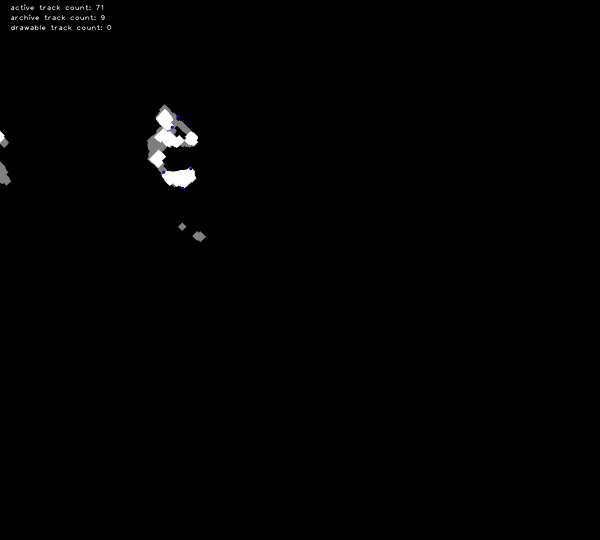
#> input picture time_difference5_8_100_drawable_100.png, 1200 x 1080 px, given in place of Oculus.mp4, which was not available (shown at 1/2 size)
$ python 'optical flow.py'
#> lines starting #> are read from the running program, lines starting #| are printed output that depends on the picture; after the words box and inside, x2 and y2 are one past the last pixel; in counts of white or black regions, pixels touching at a corner belong together; pictures that were not available may be replaced by others from this repository, and a replacement may not be noted
#!/usr/bin/env python3
# -*- coding: utf-8 -*-
"""
Created on Thu Apr 27 19:08:32 2017

@author: brad
"""
# three things we're looking for:
# 1 - heat map of common locations
# 2 - count of people per frames
# 3 - flow map of traffic
# TODO
# differentiate between new tracks and old tracks
# More intelligently deal with subtracks
# Collect settings into one place
# eliminate the notion of a tuple


#%%
import cv2
import numpy as np
import math
import sys
import pdb
import matplotlib.pyplot as plt
import matplotlib.cm as cm
import scipy.cluster.hierarchy as hac
from scipy.spatial.distance import pdist
from scipy.spatial.distance import squareform
from dtw import dtw
from time import clock


#%% Load Settings
def load_dataset( dataset, base_dir ):
    if dataset == "hallway":
        out_dir = base_dir + 'outputFiles/hallway/'
        video_file = 'hallway_cropped_long.mp4'
    if dataset == "oculus":
        out_dir = base_dir + 'outputFiles/Oculus/'
        video_file = 'pedestrian_datasets_oculus/Oculus.mp4'
    if dataset == "cafe":
        out_dir = base_dir + 'outputFiles/cafe_cropped_long_center_tracks/'
        video_file = 'cafe_cropped_center_long.mp4'
    return(out_dir, video_file)

base_dir = '/home/brad/pythonFiles/opencv_pedestrian_2/'
datasets = '/home/brad/pythonFiles/datasets/'
out_dir, video_file = load_dataset("oculus", base_dir)
cam = cv2.VideoCapture(datasets + video_file)

lk_params = dict( winSize  = (15, 15),
                  maxLevel = 2,
                  criteria = (cv2.TERM_CRITERIA_EPS | cv2.TERM_CRITERIA_COUNT, 10, 0.03))

feature_params = dict( maxCorners = 500,
                       qualityLevel = 0.3,
                       minDistance = 7,
                       blockSize = 7 )
track_len = 10
detect_interval = 25

write_every, write_frames, erode, dialate, min_l, min_dist = 50, 5, 5, 8, 100, 100
crop_frame = 1
run_name = 'time_difference'+ str(erode) + '_' + str(dialate) + '_' + str(min_l)


#%% track points in video

def anorm2(a):
    return (a*a).sum(-1)
# [4 lines left out: function draw_str, not called in this run]

def dist_between_points(p0, p1):
    return math.sqrt((p0[0] - p1[0])**2 + (p0[1] - p1[1])**2)

# [14 lines left out: functions track_is_idling, dist_from_beginning, not called in this run]

def erode_dialate(fgmask, erode, dialate):
    fgmask = cv2.morphologyEx(fgmask, cv2.MORPH_OPEN, kernel)
    fgmask = cv2.erode(fgmask, kernel,iterations = erode)
    fgmask = cv2.dilate(fgmask, kernel, iterations = dialate)
    return(fgmask)

# [6 lines left out: function get_drawable_tracks, not called in this run]

frame_idx = 0
active_tracks = []
archive_tracks = []
fgbg = cv2.createBackgroundSubtractorMOG2()
kernel = cv2.getStructuringElement(cv2.MORPH_ELLIPSE,(3,3))

while (frame_idx <= write_frames * write_every ):
    print(frame_idx)
    ret, frame = cam.read()
#> frame is the input picture: shape (1080, 1200, 3); mean B, G, R 1.7, 1.7, 1.7
    if crop_frame == 1:
        frame = frame[0:1080, 0:1200]

    frame_gray = cv2.cvtColor(frame, cv2.COLOR_BGR2GRAY)

    fgmask = fgbg.apply(frame)
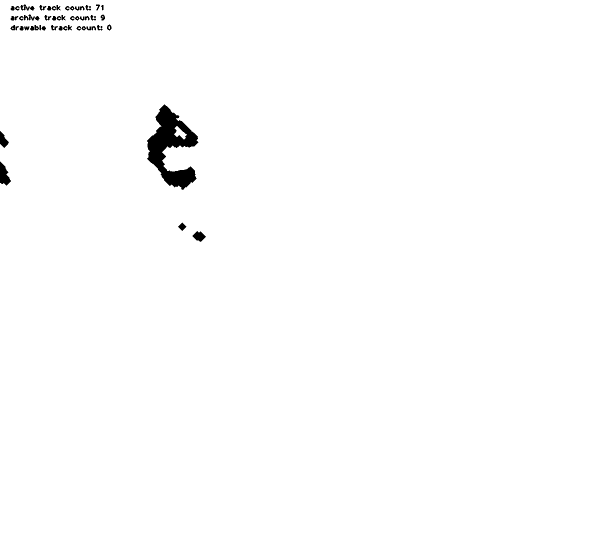
#> fgmask: shape (1080, 1200) (shown at 1/2 size); values 127 (black) and 255 (white), 99.1% white; 57 black regions (3 under 20 px), largest, box (x1, y1, x2, y2) and area: (294, 209, 397, 380) 7940, (0, 323, 22, 371) 622, (385, 462, 412, 484) 337
    fgmask = erode_dialate(fgmask, erode, dialate)
#> in erode_dialate, `fgmask = cv2.morphologyEx(fgmask, cv2.MORPH_OPEN, kernel)`: fgmask: shape (1080, 1200); values 127 (black) and 255 (white), 99.1% white; 31 black regions (3 under 20 px), largest, box (x1, y1, x2, y2) and area: (294, 209, 397, 380) 7942, (0, 323, 22, 371) 622, (385, 462, 412, 484) 337
#> in erode_dialate, `fgmask = cv2.erode(fgmask, kernel,iterations = erode)`:
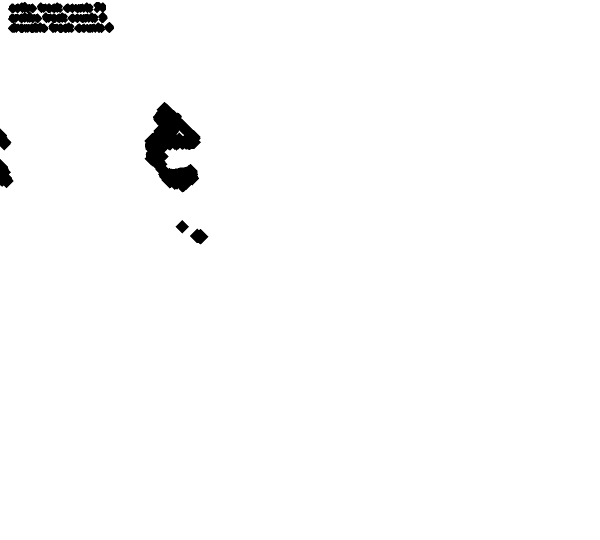
#> fgmask: shape (1080, 1200) (shown at 1/2 size); values 127 (black) and 255 (white), 98.2% white; 7 black regions, largest, box (x1, y1, x2, y2) and area: (289, 204, 402, 385) 10761, (74, 4, 228, 66) 6341, (16, 4, 97, 66) 3308
#> in erode_dialate, `fgmask = cv2.dilate(fgmask, kernel, iterations = dialate)`:
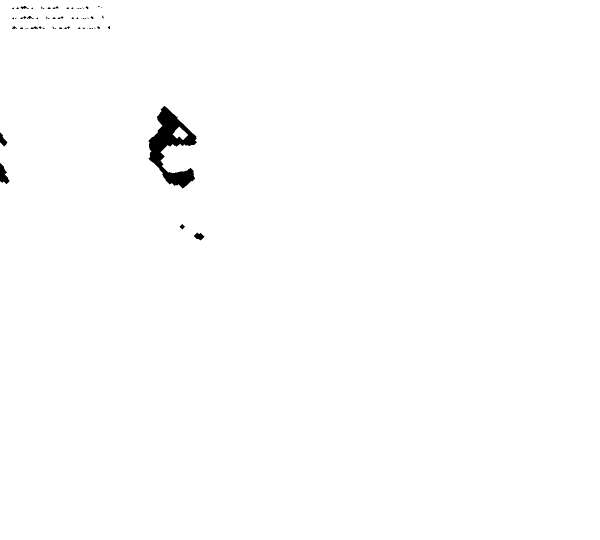
#> fgmask: shape (1080, 1200) (shown at 1/2 size); values 127 (black) and 255 (white), 99.4% white; 58 black regions (45 under 20 px), largest, box (x1, y1, x2, y2) and area: (297, 212, 394, 377) 6453, (0, 326, 19, 368) 445, (0, 265, 15, 293) 210


    vis = cv2.cvtColor(fgmask, cv2.COLOR_GRAY2BGR).copy()

    #Caclulate Optical Flow and add to existing traks
    if len(active_tracks) > 0:
        img0, img1 = prev_gray, frame_gray
        p0 = np.float32([tr[-1][0:2] for tr in active_tracks]).reshape(-1, 1, 2) #most_recent_points
        p1, st, err = cv2.calcOpticalFlowPyrLK(img0, img1, p0, None, **lk_params) #points_new_location
        p0r, st, err = cv2.calcOpticalFlowPyrLK(img1, img0, p1, None, **lk_params) #reconstructed points

        distance_old_to_reconstructed_old = abs(p0-p0r).reshape(-1, 2).max(-1)
        limiter = 1
        new_points_found = distance_old_to_reconstructed_old < limiter
        next_iteration_active = []
        for tr, (x, y), new_point_found in zip(active_tracks, p1.reshape(-1, 2), new_points_found):
            if new_point_found:
                tr.append((x, y, frame_idx))
                next_iteration_active.append(tr)
            else:
                if track_is_idling(tr):
                    archive_tracks.append(tr)
                else:
                    next_iteration_active.append(tr)

        active_tracks = next_iteration_active


    #Add new features to track
    if ( np.sum(fgmask) > 0 and frame_idx % detect_interval == 0 ):
        p = cv2.goodFeaturesToTrack(frame_gray, mask = fgmask, **feature_params)
#> p = 72 rows, first 8: [167, 56], [154, 36], [144, 16], [73, 57], [25, 57], [205, 32], [121, 57], [64, 57]
        if p is not None:
            for x, y in np.float32(p).reshape(-1, 2):
                active_tracks.append([(x, y, frame_idx)])
#> this loop made 72 passes
#> (x, y) on passes 1 to 12: (167, 56), (154, 36), (144, 16), (73, 57), (25, 57), (205, 32), (121, 57), (64, 57), (43, 57), (108, 37), (25, 37), (98, 17)
#> after the loop, active_tracks = 72 items

    #write if needed
    if (frame_idx % write_every == 0 and frame_idx != 0):
        drawable_tracks = get_drawable_tracks(archive_tracks + active_tracks, min_l, min_dist)

        print("size of archive_tracks:" + str(len(archive_tracks)))
        print("size of active_tracks:" + str(len(active_tracks)))
        print("size of drawable_tracks: " + str(len(drawable_tracks)))

        draw_str(vis, (20, 20), 'active track count: %d' % len(active_tracks))
        draw_str(vis, (20, 40), 'archive track count: %d' % len(archive_tracks))
        draw_str(vis, (20, 60), 'drawable track count: %d' % len(drawable_tracks))

        if p is not None:
            for (x, y) in p.reshape(-1,2):
                cv2.circle(vis, (x, y), 3, (255, 0, 0), -1)
                cv2.circle(frame, (x, y), 3, (255, 0, 0), -1)

        if drawable_tracks is not None:
            track_num = 0
            for tr in drawable_tracks:
                track_color = tuple([256*x for x in cm.Paired(track_num % 255)[0:3]])
                cv2.polylines(vis, [np.int32([tup[0:2] for tup in tr])], False, track_color)
                draw_str(vis, np.int32((tr[-1][0],tr[-1][1]+track_num)),'track: %d' % track_num)
                draw_str(vis, np.int32((tr[0][0],tr[0][1]+track_num)),'track: %d' % track_num)
                track_num = track_num + 1


        cv2.imwrite(out_dir + run_name + '_drawable_' + str(frame_idx) + '.png', vis)
        cv2.imwrite(out_dir + run_name + "_frame_"+ str(limiter) + '_' + str(frame_idx) + '.png', frame)

    frame_idx += 1
    prev_gray = frame_gray


#%% Use Dynamic Time Warping to find track similarity
# http://www.cs.ucr.edu/~eamonn/vldb05.pdf

def simple_norm(x, y):
     return(math.pow(x*x + y*y, 0.5))

# [38 lines left out: functions gen_dtw_fig, apply_dtw_1d, apply_dtw, not called in this run]

track_arrays = []
for track in drawable_tracks:
    track_arrays.append(np.array(track))

num_tracks = len(track_arrays)
costs = np.empty((num_tracks,num_tracks))
for i in np.linspace(0,num_tracks - 1, num_tracks,dtype='int32'):
    for j in np.linspace(0,num_tracks - 1, num_tracks,dtype='int32'):
        if i >= j:
            costs[i,j] = 0
            continue
        track0 = track_arrays[i]
        track1 = track_arrays[j]
        cost = apply_dtw(track0, track1, 0)

        time_cost = abs(np.average(track0[:,2]) - np.average(track1[:,2]))
        cost = cost + time_cost

        print("i: " + str(i) + " j: " + str(j) + " cost: " + str(cost) + " time cost: " + str(time_cost))
        costs[i,j] = cost

plt.imshow(costs, cmap='hot', interpolation='nearest')
plt.show()

#%% Perform hirearchial grouping on tracks
data = costs + np.transpose(costs)
data_squareform = squareform(data)

z = hac.linkage(data_squareform, 'ward')

fig = plt.figure(figsize=(10, 10))

plt.title('Hierarchical Clustering Dendrogram')
plt.xlabel('sample index')
plt.ylabel('distance')
plt.grid(True)

hac.dendrogram(
    z,
    leaf_rotation=90.,  # rotates the x axis labels
    leaf_font_size=8.,  # font size for the x axis labels
)
plt.show()


#%% Save results
save_dir = base_dir + "saves/"
np.save( save_dir + run_name,costs)
np.save( save_dir + run_name + "_tracks", track_arrays )

$ run again, on time_difference5_8_100_drawable_150.png
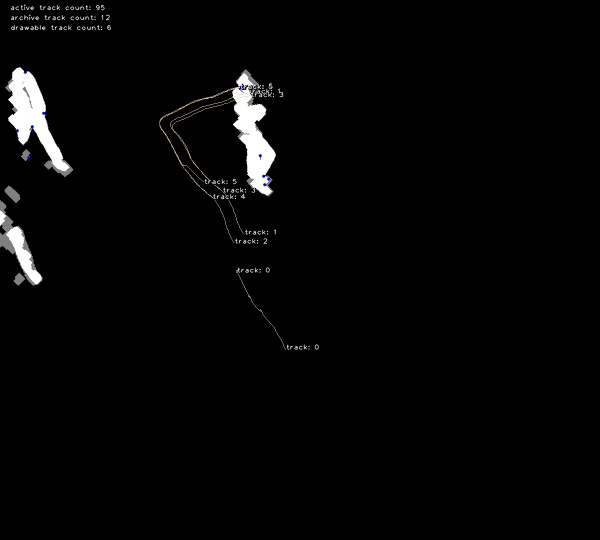
#> input picture time_difference5_8_100_drawable_150.png, 1200 x 1080 px, given in place of Oculus.mp4, which was not available (shown at 1/2 size)
#> frame is the input picture: shape (1080, 1200, 3); mean B, G, R 5.5, 5.5, 5.6
#> `fgmask = fgbg.apply(frame)`:
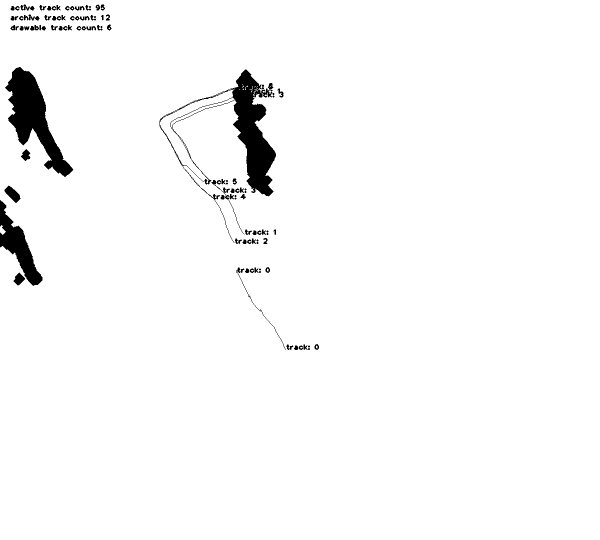
#> fgmask: shape (1080, 1200) (shown at 1/2 size); values 127 (black) and 255 (white), 97.3% white; 108 black regions (19 under 20 px), largest, box (x1, y1, x2, y2) and area: (319, 139, 552, 486) 12891, (10, 134, 147, 354) 10934, (0, 400, 85, 572) 5089
#> in erode_dialate, `fgmask = cv2.dilate(fgmask, kernel, iterations = dialate)`:
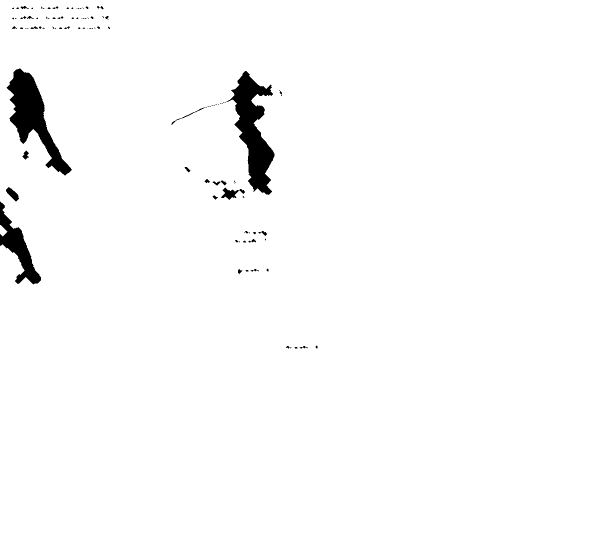
#> fgmask: shape (1080, 1200) (shown at 1/2 size); values 127 (black) and 255 (white), 97.9% white; 96 black regions (67 under 20 px), largest, box (x1, y1, x2, y2) and area: (453, 142, 549, 390) 10287, (13, 137, 144, 351) 9434, (0, 403, 82, 569) 4497
#> p = 147 rows, first 8: [520, 311], [167, 56], [154, 36], [144, 16], [73, 57], [25, 57], [195, 12], [218, 57]
#> the loop `for x, y in np.float32(p).reshape(-1, 2):` made 147 passes
#> after the loop `for x, y in np.float32(p).reshape(-1, 2):`: active_tracks = 147 items

$ run again, on time_difference5_8_100_drawable_200.png
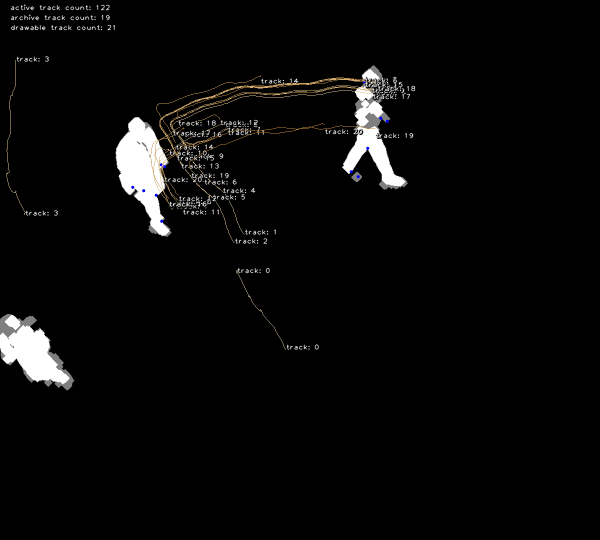
#> input picture time_difference5_8_100_drawable_200.png, 1200 x 1080 px, given in place of Oculus.mp4, which was not available (shown at 1/2 size)
#> frame is the input picture: shape (1080, 1200, 3); mean B, G, R 8.4, 8.7, 8.9
#> `fgmask = fgbg.apply(frame)`:
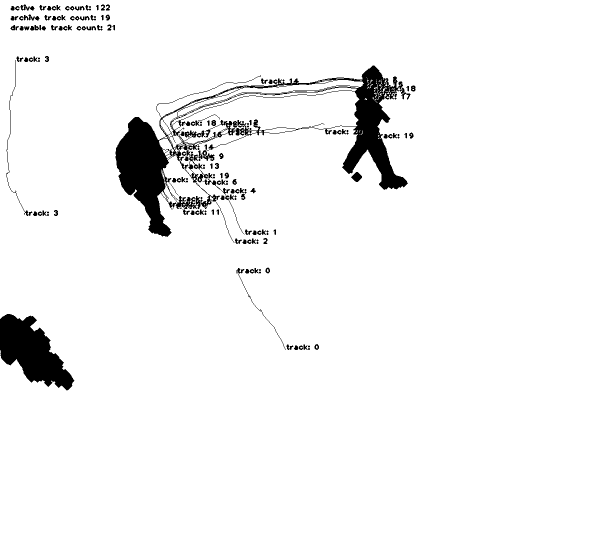
#> fgmask: shape (1080, 1200) (shown at 1/2 size); values 127 (black) and 255 (white), 95.5% white; 190 black regions (49 under 20 px), largest, box (x1, y1, x2, y2) and area: (231, 131, 816, 474) 36313, (0, 628, 149, 781) 12276, (13, 120, 65, 432) 405
#> in erode_dialate, `fgmask = cv2.dilate(fgmask, kernel, iterations = dialate)`:
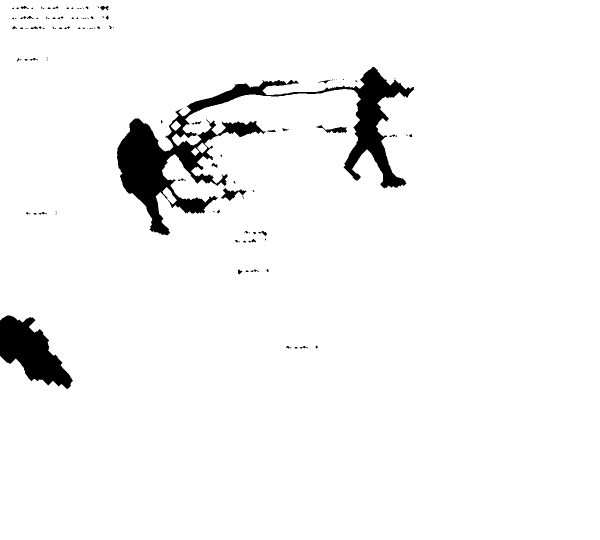
#> fgmask: shape (1080, 1200) (shown at 1/2 size); values 127 (black) and 255 (white), 95.9% white; 112 black regions (80 under 20 px), largest, box (x1, y1, x2, y2) and area: (234, 134, 828, 471) 39443, (0, 631, 146, 778) 11231, (442, 376, 493, 402) 519
#> p = 277 rows, first 8: [287, 381], [265, 374], [167, 56], [154, 36], [144, 16], [73, 57], [25, 57], [426, 247]
#> the loop `for x, y in np.float32(p).reshape(-1, 2):` made 277 passes
#> after the loop `for x, y in np.float32(p).reshape(-1, 2):`: active_tracks = 277 items

$ run again, on time_difference5_8_100_drawable_250.png
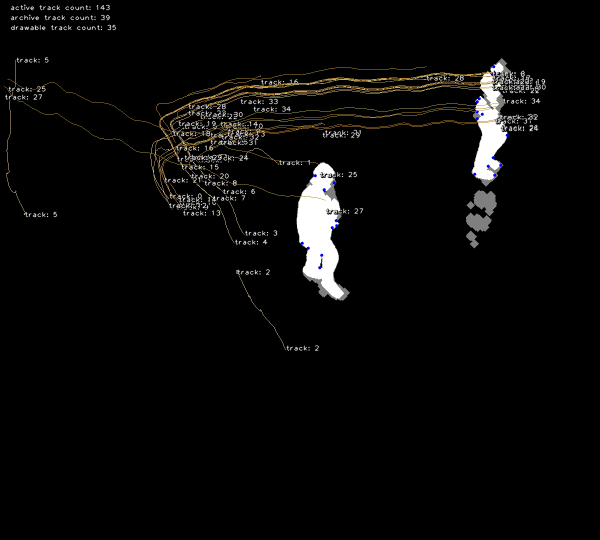
#> input picture time_difference5_8_100_drawable_250.png, 1200 x 1080 px, given in place of Oculus.mp4, which was not available (shown at 1/2 size)
#> frame is the input picture: shape (1080, 1200, 3); mean B, G, R 7.9, 8.6, 8.9
#> `fgmask = fgbg.apply(frame)`:
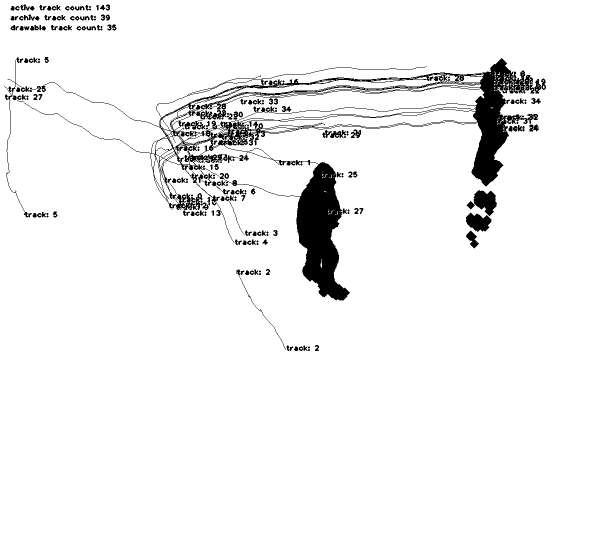
#> fgmask: shape (1080, 1200) (shown at 1/2 size); values 127 (black) and 255 (white), 94.9% white; 222 black regions (61 under 20 px), largest, box (x1, y1, x2, y2) and area: (34, 116, 1082, 601) 50274, (947, 380, 994, 432) 1542, (932, 425, 983, 464) 1292
#> in erode_dialate, `fgmask = cv2.dilate(fgmask, kernel, iterations = dialate)`:
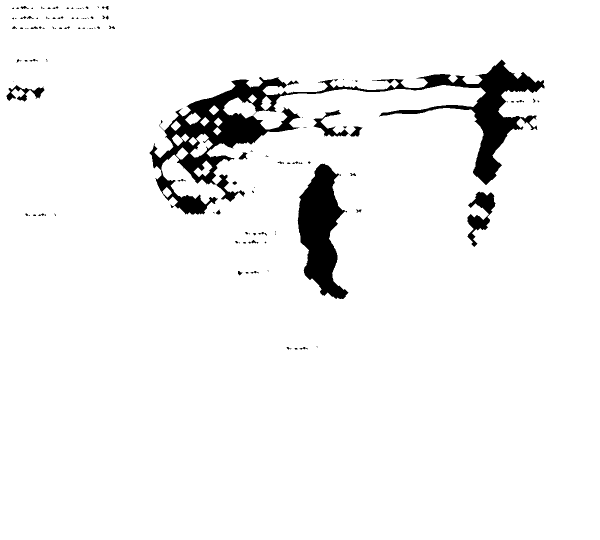
#> fgmask: shape (1080, 1200) (shown at 1/2 size); values 127 (black) and 255 (white), 95% white; 120 black regions (84 under 20 px), largest, box (x1, y1, x2, y2) and area: (299, 119, 1089, 429) 43151, (595, 327, 697, 598) 15469, (935, 383, 991, 494) 2553
#> p = 430 rows, first 8: [964, 228], [643, 510], [994, 179], [167, 56], [154, 36], [144, 16], [73, 57], [25, 57]
#> the loop `for x, y in np.float32(p).reshape(-1, 2):` made 430 passes
#> after the loop `for x, y in np.float32(p).reshape(-1, 2):`: active_tracks = 430 items
